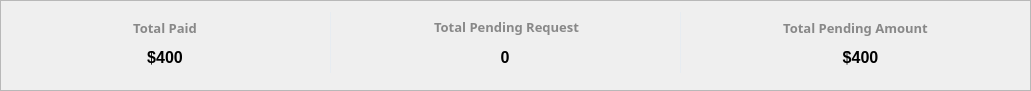
     <widget class="QFrame" name="frame_11">
      <property name="geometry">
       <rect>
        <x>27</x>
        <y>70</y>
        <width>1031</width>
        <height>91</height>
       </rect>
      </property>
      <property name="frameShape">
       <enum>QFrame::StyledPanel</enum>
      </property>
      <property name="frameShadow">
       <enum>QFrame::Raised</enum>
      </property>
      <widget class="QLabel" name="label_wallet_net_income">
       <property name="geometry">
        <rect>
         <x>0</x>
         <y>12</y>
         <width>331</width>
         <height>31</height>
        </rect>
       </property>
       <property name="font">
        <font>
         <family>Segoe UI Semibold</family>
         <pointsize>10</pointsize>
         <weight>75</weight>
         <bold>true</bold>
        </font>
       </property>
       <property name="styleSheet">
        <string notr="true">background:none;
border:none;
color:#888888;
border-radius: none;
border-right:1px solid #e7ecf1;</string>
       </property>
       <property name="text">
        <string>Total Paid</string>
       </property>
       <property name="alignment">
        <set>Qt::AlignCenter</set>
       </property>
      </widget>
      <widget class="QLabel" name="label_wallet_net_income_amount">
       <property name="geometry">
        <rect>
         <x>0</x>
         <y>42</y>
         <width>331</width>
         <height>31</height>
        </rect>
       </property>
       <property name="font">
        <font>
         <family>Segoe UI</family>
         <pointsize>12</pointsize>
         <weight>75</weight>
         <bold>true</bold>
        </font>
       </property>
       <property name="styleSheet">
        <string notr="true">border:none;
background:none;border-radius: none;
border-right:1px solid #e7ecf1;</string>
       </property>
       <property name="text">
        <string>$400</string>
       </property>
       <property name="alignment">
        <set>Qt::AlignCenter</set>
       </property>
      </widget>
      <widget class="QLabel" name="label_wallet_aw">
       <property name="geometry">
        <rect>
         <x>680</x>
         <y>12</y>
         <width>351</width>
         <height>31</height>
        </rect>
       </property>
       <property name="font">
        <font>
         <family>Segoe UI Semibold</family>
         <pointsize>10</pointsize>
         <weight>75</weight>
         <bold>true</bold>
        </font>
       </property>
       <property name="styleSheet">
        <string notr="true">background:none;
border:none;
color:#888888;</string>
       </property>
       <property name="text">
        <string>Total Pending Amount</string>
       </property>
       <property name="alignment">
        <set>Qt::AlignCenter</set>
       </property>
      </widget>
      <widget class="QLabel" name="label_wallet_total_amount">
       <property name="geometry">
        <rect>
         <x>690</x>
         <y>42</y>
         <width>341</width>
         <height>31</height>
        </rect>
       </property>
       <property name="font">
        <font>
         <family>Segoe UI</family>
         <pointsize>12</pointsize>
         <weight>75</weight>
         <bold>true</bold>
        </font>
       </property>
       <property name="styleSheet">
        <string notr="true">border:none;
background:none;</string>
       </property>
       <property name="text">
        <string>$400</string>
       </property>
       <property name="alignment">
        <set>Qt::AlignCenter</set>
       </property>
      </widget>
      <widget class="QLabel" name="label_35">
       <property name="geometry">
        <rect>
         <x>330</x>
         <y>12</y>
         <width>351</width>
         <height>31</height>
        </rect>
       </property>
       <property name="font">
        <font>
         <family>Segoe UI Semibold</family>
         <pointsize>10</pointsize>
        </font>
       </property>
       <property name="styleSheet">
        <string notr="true">background:none;
border:none;
color:#888888;
border-radius: none;
border-right:1px solid #e7ecf1;</string>
       </property>
       <property name="text">
        <string>&lt;html&gt;&lt;head/&gt;&lt;body&gt;&lt;p align=&quot;center&quot;&gt;&lt;span style=&quot; font-size:10pt; font-weight:600;&quot;&gt;Total Pending Request&lt;/span&gt;&lt;/p&gt;&lt;/body&gt;&lt;/html&gt;</string>
       </property>
      </widget>
      <widget class="QLabel" name="label_wallet_pending_request">
       <property name="geometry">
        <rect>
         <x>330</x>
         <y>42</y>
         <width>351</width>
         <height>31</height>
        </rect>
       </property>
       <property name="font">
        <font>
         <family>Segoe UI</family>
         <pointsize>12</pointsize>
         <weight>75</weight>
         <bold>true</bold>
        </font>
       </property>
       <property name="styleSheet">
        <string notr="true">border:none;
background:none;border-radius: none;
border-right:1px solid #e7ecf1;</string>
       </property>
       <property name="text">
        <string>0</string>
       </property>
       <property name="alignment">
        <set>Qt::AlignCenter</set>
       </property>
      </widget>
     </widget>
